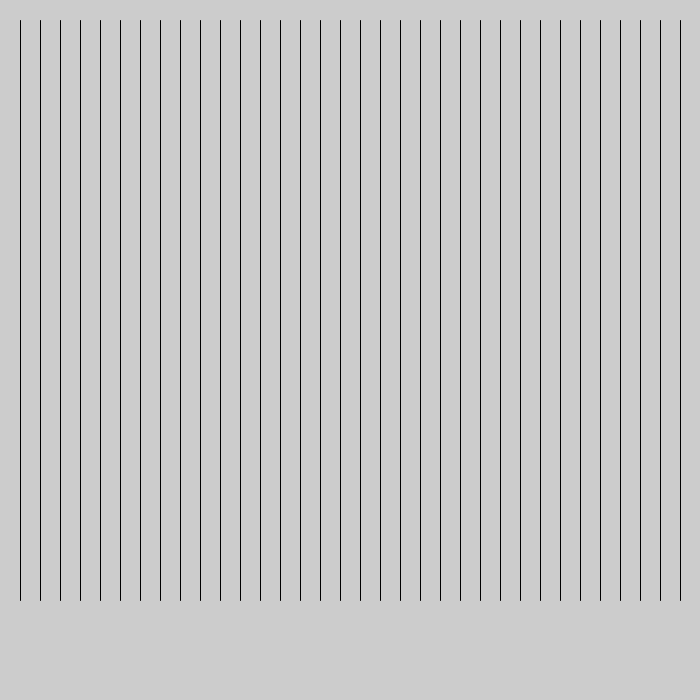
Frame 1 (no input)
Frame 60 (the mouse pressed at the canvas centre just before this capture): identical to frame 1, image omitted
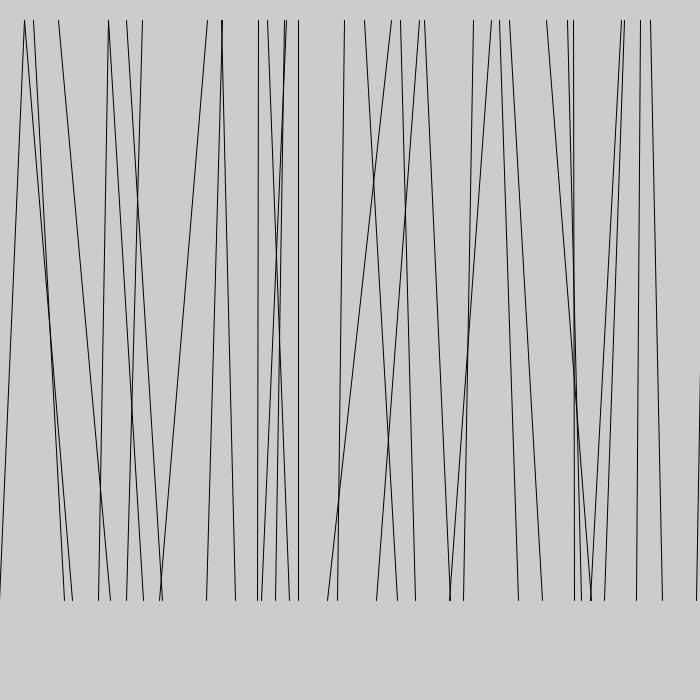
Frame 120 (the mouse held since frame 60 and released just before this capture)

The Processing sketch that drew these frames (run headless with seeded random() and noise(); from frame 60 on, the mouse is pressed at the canvas centre):

// Processing sketch: Make_Processing_7_8_Generate_DrawRandomly
// ── Make_Processing_7_8_Generate_DrawRandomly.pde
void setup () {
  size(700, 700);
  smooth();
}
void draw() {
  background(204);
  for (int x =20; x < width; x += 20) {
    float mx = mouseX/10;
    float offsetA = random(-mx, mx);
    float offsetB = random(-mx, mx);
    line(x+offsetA, 20, x - offsetB, 600);
  }
}
